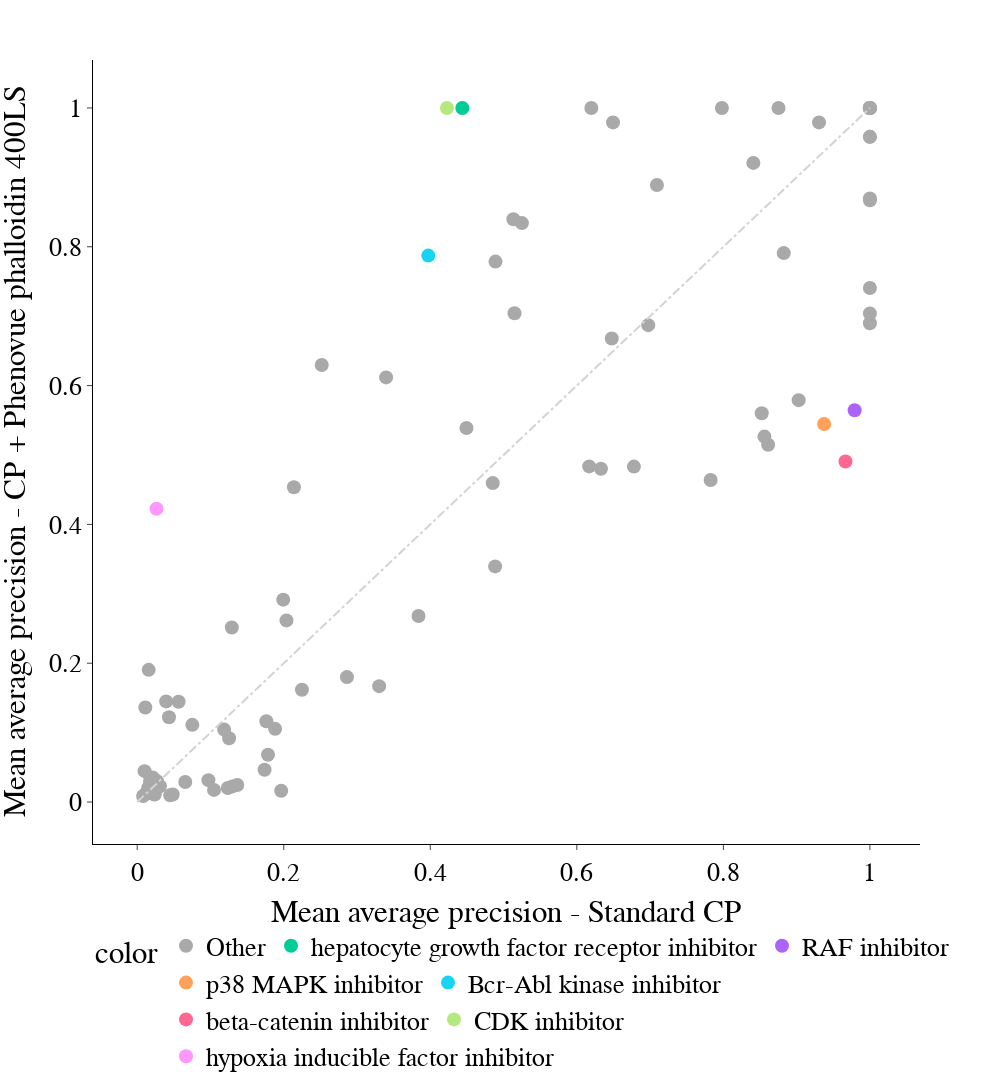

Notebook code cell kept with this figure:
### Code cell
scatter_plot_comparison_colorblack(df_treatment, col1='Standard CP', col2='CP + Phenovue phalloidin 400LS', cutoff=0.39)

### Figure 1 — Plotly figure (JSON) as saved in the notebook; plotly's stock layout.template omitted (floating-point values rounded to 4 significant figures)
{"data": [{"hovertemplate": "<b>%{hovertext}</b><br><br>color=Other<br>Mean average precision - Standard CP=%{x}<br>Mean average precision - CP + Phenovue phalloidin 400LS=%{y}<extra></extra>", "hovertext": ["tumor necrosis factor production inhibitor", "antihistamine", "acetylcholine receptor antagonist", "pyruvate dehydrogenase kinase inhibitor", "protein tyrosine kinase inhibitor", "antihistamine", "CHK inhibitor", "glycogen synthase kinase inhibitor", "histone lysine methyltransferase inhibitor", "tumor necrosis factor production inhibitor", "inosine monophosphate dehydrogenase inhibitor", "CDC inhibitor", "PARP inhibitor", "bromodomain inhibitor", "ubiquitin specific protease inhibitor", "glycogen synthase kinase inhibitor", "JAK inhibitor", "Apoptosis inducer (ATP-competitive kinase inhibitor)", "hepatocyte growth factor receptor inhibitor", "bromodomain inhibitor", "MEK inhibitor", "Aurora kinase inhibitor", "LXR agonist", "phospholipase inhibitor", "IGF-1 inhibitor", "tricyclic antidepressant", "histone lysine demethylase inhibitor", "phosphodiesterase inhibitor", "beta-catenin inhibitor", "JNK inhibitor", "LXR agonist", "DNA inhibitor", "kinesin inhibitor", "phosphoinositide dependent kinase inhibitor", "RAF inhibitor", "FGFR inhibitor", "Bcr-Abl kinase inhibitor", "AMPK inhibitor", "pyruvate dehydrogenase kinase inhibitor", "phospholipase inhibitor", "Aurora kinase inhibitor", "JAK inhibitor", "tricyclic antidepressant", "PARP inhibitor", "BCL inhibitor", "inosine monophosphate dehydrogenase inhibitor", "MEK inhibitor", "histone lysine methyltransferase inhibitor", "HDAC inhibitor", "HDAC inhibitor", "BCL inhibitor", "phosphodiesterase inhibitor", "kinesin inhibitor", "CDK inhibitor", "CDC inhibitor", "protein tyrosine kinase inhibitor", "MAP kinase inhibitor", "ER stressor (SERCA inhibitor)", "protein arginine N-methyltransferase inhibitor", "Apoptosis inducer (transcription inhibitor)", "phosphoinositide dependent kinase inhibitor", "FGFR inhibitor", "DNA inhibitor", "smoothened receptor agonist", "JNK inhibitor", "CHK inhibitor", "EGFR inhibitor", "androgen receptor modulator", "HMGCR inhibitor", "acetylcholine receptor antagonist", "mTOR inhibitor", "EGFR inhibitor", "HMGCR inhibitor", "IGF-1 inhibitor", "protein arginine N-methyltransferase inhibitor", "MAP kinase inhibitor", "p38 MAPK inhibitor", "ubiquitin specific protease inhibitor", "histone lysine demethylase inhibitor", "androgen receptor modulator", "mTOR inhibitor", "smoothened receptor agonist", "hypoxia inducible factor inhibitor"], "legendgroup": "Other", "marker": {"color": "darkgrey", "size": 14, "symbol": "circle"}, "mode": "markers", "name": "Other", "orientation": "v", "showlegend": true, "type": "scatter", "x": [0.07519, 0.02338, 0.04336, 0.1254, 0.1738, 0.02117, 1, 0.6975, 0.01549, 0.02384, 1, 1, 0.0269, 0.2519, 0.1236, 1, 0.1365, 1, 0.04841, 1, 0.1993, 0.8753, 1, 0.01009, 0.9028, 0.01108, 0.06557, 0.1048, 0.01472, 0.01166, 0.3302, 0.04503, 1, 0.6198, 0.09717, 0.8824, 0.8611, 0.1882, 0.525, 0.9306, 0.4852, 0.1763, 0.01758, 0.5149, 1, 0.2037, 0.6494, 1, 0.4494, 0.5134, 0.4885, 0.008033, 0.6329, 0.7826, 0.1299, 0.03105, 0.01564, 1, 0.7093, 0.6779, 0.8561, 0.489, 0.2139, 0.2248, 0.01541, 0.8524, 0.0565, 0.01817, 0.1291, 0.03949, 1, 1, 0.01502, 0.6477, 0.1965, 0.3397, 0.2862, 0.1187, 0.798, 0.1785, 0.8409, 0.3839, 0.6169], "xaxis": "x", "y": [0.1112, 0.01097, 0.1221, 0.09196, 0.04652, 0.03546, 0.7406, 0.6871, 0.01879, 0.01124, 1, 0.8694, 0.03015, 0.6297, 0.02018, 1, 0.02456, 0.6899, 0.01078, 1, 0.2916, 1, 0.9583, 0.04448, 0.579, 0.1361, 0.02885, 0.01749, 0.01297, 0.01208, 0.167, 0.009642, 0.867, 1, 0.03157, 0.7909, 0.5148, 0.1054, 0.8341, 0.9792, 0.4595, 0.1164, 0.03086, 0.7042, 0.9583, 0.2617, 0.9792, 0.7038, 0.5388, 0.8397, 0.3395, 0.008634, 0.4801, 0.4641, 0.02255, 0.02272, 0.1904, 1, 0.8889, 0.4833, 0.5265, 0.7787, 0.4536, 0.1618, 0.0169, 0.5601, 0.1444, 0.0294, 0.2514, 0.145, 1, 1, 0.02075, 0.6679, 0.01635, 0.6118, 0.18, 0.1044, 1, 0.06824, 0.9208, 0.268, 0.4836], "yaxis": "y"}, {"hovertemplate": "<b>%{hovertext}</b><br><br>color=hepatocyte growth factor receptor inhibitor<br>Mean average precision - Standard CP=%{x}<br>Mean average precision - CP + Phenovue phalloidin 400LS=%{y}<extra></extra>", "hovertext": ["hepatocyte growth factor receptor inhibitor"], "legendgroup": "hepatocyte growth factor receptor inhibitor", "marker": {"color": "#00cc96", "size": 14, "symbol": "circle"}, "mode": "markers", "name": "hepatocyte growth factor receptor inhibitor", "orientation": "v", "showlegend": true, "type": "scatter", "x": [0.4438], "xaxis": "x", "y": [1], "yaxis": "y"}, {"hovertemplate": "<b>%{hovertext}</b><br><br>color=RAF inhibitor<br>Mean average precision - Standard CP=%{x}<br>Mean average precision - CP + Phenovue phalloidin 400LS=%{y}<extra></extra>", "hovertext": ["RAF inhibitor"], "legendgroup": "RAF inhibitor", "marker": {"color": "#ab63fa", "size": 14, "symbol": "circle"}, "mode": "markers", "name": "RAF inhibitor", "orientation": "v", "showlegend": true, "type": "scatter", "x": [0.9792], "xaxis": "x", "y": [0.5645], "yaxis": "y"}, {"hovertemplate": "<b>%{hovertext}</b><br><br>color=p38 MAPK inhibitor<br>Mean average precision - Standard CP=%{x}<br>Mean average precision - CP + Phenovue phalloidin 400LS=%{y}<extra></extra>", "hovertext": ["p38 MAPK inhibitor"], "legendgroup": "p38 MAPK inhibitor", "marker": {"color": "#FFA15A", "size": 14, "symbol": "circle"}, "mode": "markers", "name": "p38 MAPK inhibitor", "orientation": "v", "showlegend": true, "type": "scatter", "x": [0.9375], "xaxis": "x", "y": [0.5447], "yaxis": "y"}, {"hovertemplate": "<b>%{hovertext}</b><br><br>color=Bcr-Abl kinase inhibitor<br>Mean average precision - Standard CP=%{x}<br>Mean average precision - CP + Phenovue phalloidin 400LS=%{y}<extra></extra>", "hovertext": ["Bcr-Abl kinase inhibitor"], "legendgroup": "Bcr-Abl kinase inhibitor", "marker": {"color": "#19d3f3", "size": 14, "symbol": "circle"}, "mode": "markers", "name": "Bcr-Abl kinase inhibitor", "orientation": "v", "showlegend": true, "type": "scatter", "x": [0.3972], "xaxis": "x", "y": [0.7873], "yaxis": "y"}, {"hovertemplate": "<b>%{hovertext}</b><br><br>color=beta-catenin inhibitor<br>Mean average precision - Standard CP=%{x}<br>Mean average precision - CP + Phenovue phalloidin 400LS=%{y}<extra></extra>", "hovertext": ["beta-catenin inhibitor"], "legendgroup": "beta-catenin inhibitor", "marker": {"color": "#FF6692", "size": 14, "symbol": "circle"}, "mode": "markers", "name": "beta-catenin inhibitor", "orientation": "v", "showlegend": true, "type": "scatter", "x": [0.9667], "xaxis": "x", "y": [0.4907], "yaxis": "y"}, {"hovertemplate": "<b>%{hovertext}</b><br><br>color=CDK inhibitor<br>Mean average precision - Standard CP=%{x}<br>Mean average precision - CP + Phenovue phalloidin 400LS=%{y}<extra></extra>", "hovertext": ["CDK inhibitor"], "legendgroup": "CDK inhibitor", "marker": {"color": "#B6E880", "size": 14, "symbol": "circle"}, "mode": "markers", "name": "CDK inhibitor", "orientation": "v", "showlegend": true, "type": "scatter", "x": [0.4227], "xaxis": "x", "y": [1], "yaxis": "y"}, {"hovertemplate": "<b>%{hovertext}</b><br><br>color=hypoxia inducible factor inhibitor<br>Mean average precision - Standard CP=%{x}<br>Mean average precision - CP + Phenovue phalloidin 400LS=%{y}<extra></extra>", "hovertext": ["hypoxia inducible factor inhibitor"], "legendgroup": "hypoxia inducible factor inhibitor", "marker": {"color": "#FF97FF", "size": 14, "symbol": "circle"}, "mode": "markers", "name": "hypoxia inducible factor inhibitor", "orientation": "v", "showlegend": true, "type": "scatter", "x": [0.02632], "xaxis": "x", "y": [0.4226], "yaxis": "y"}], "layout": {"font": {"color": "Black", "family": "sans serif", "size": 26}, "height": 1200, "legend": {"orientation": "h", "title": {"text": "color"}, "tracegroupgap": 0}, "margin": {"t": 60}, "plot_bgcolor": "rgba(0,0,0,0)", "shapes": [{"line": {"color": "lightgrey", "dash": "dashdot"}, "type": "line", "x0": 0, "x1": 1, "y0": 0, "y1": 1}], "width": 1000, "xaxis": {"anchor": "y", "domain": [0, 1], "linecolor": "black", "showline": true, "ticks": "outside", "title": {"text": "Mean average precision - Standard CP"}}, "yaxis": {"anchor": "x", "domain": [0, 1], "linecolor": "black", "showline": true, "ticks": "outside", "title": {"text": "Mean average precision - CP + Phenovue phalloidin 400LS"}}}}
